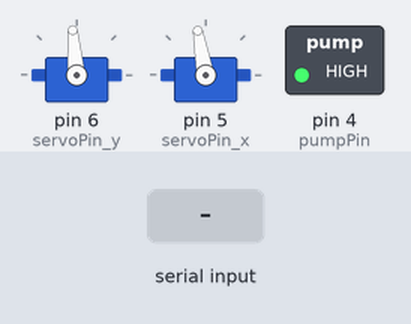
Recording of a sketch running on a simulated Arduino Uno, built with avr-gcc and run on an emulated ATmega328P. On the bench: 2 × servo, switched loads named in the sketch (green lamp = pin HIGH). Inputs (shaded band) come from the test bench.

Above: at 1.2 s.
1.3 s: "90,45,200\n" received over Serial
At 3.3 s:
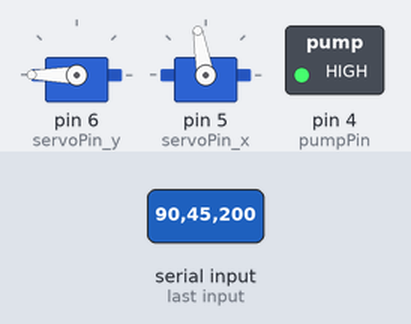
At 4.1 s:
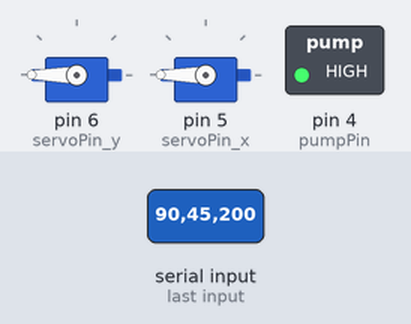
Timing chart, 0 to 10.3 s (numbered marks = the images above; inputs shaded):
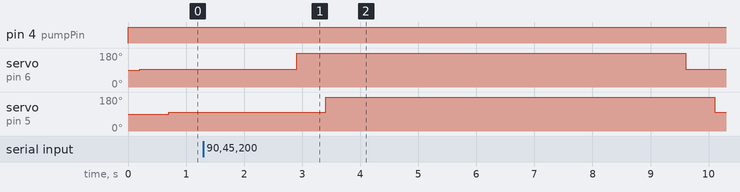

Measured:
- after the input at 1.3 s, servo on pin 6 (servoPin_y): 95° → 180° after 1.6 s, → 95° 6.7 s later; servo on pin 5 (servoPin_x): 100° → 180° after 2.1 s, → 100° 6.7 s later

The sketch:

motor_mech.ino
```cpp
#include <Servo.h>
#include <Math.h>

int servoPin_y = 6;  //for rotation in vertical plane
int servoPin_x = 5;  //for rotation in horizontal plane
int pumpPin = 4;
Servo Servo_y;
Servo Servo_x;
void setup() {
  Serial.begin(9600);
  Serial.setTimeout(100);
  // put your setup code here, to run once:
   Servo_y.attach(servoPin_y);
   Servo_x.attach(servoPin_x);

   pinMode(pumpPin, OUTPUT);
}

void loop() {
  int counter = 0;
  digitalWrite(pumpPin, HIGH);

  float plane_theta=360,z_rotation=360;
  String serialData=Serial.readString();
  plane_theta=extractY(serialData);
  z_rotation=extractX(serialData);
  counter = (int)extractZ(serialData);
  delay(100);


  if(plane_theta < 180 && z_rotation < 180)
  {
    Servo_y.write(round(95+plane_theta)); //mean positions angles adjusted by real world experimentation
    delay(500);
    Servo_x.write(round(100+z_rotation));
    delay(2000);

    if(counter!= 0)
    {
      digitalWrite(pumpPin, HIGH);
      delay(4000);
      digitalWrite(pumpPin, LOW);
      }
    }
}

//buffer string = "X<z_rotation>Y<plane_theta>Z<flame_status>"

int extractX(String data){
  data.remove(data.indexOf("Y"));
  data.remove(data.indexOf("X"),1);
  return data.toFloat();
  }
int extractY(String data){
  data.remove(data.indexOf("Z"));
  data.remove(0,data.indexOf("Y")+1);
  return data.toFloat();
  }
int extractZ(String data){
data.remove(0,data.indexOf("Z")+1);
return data.toFloat();
}
```
